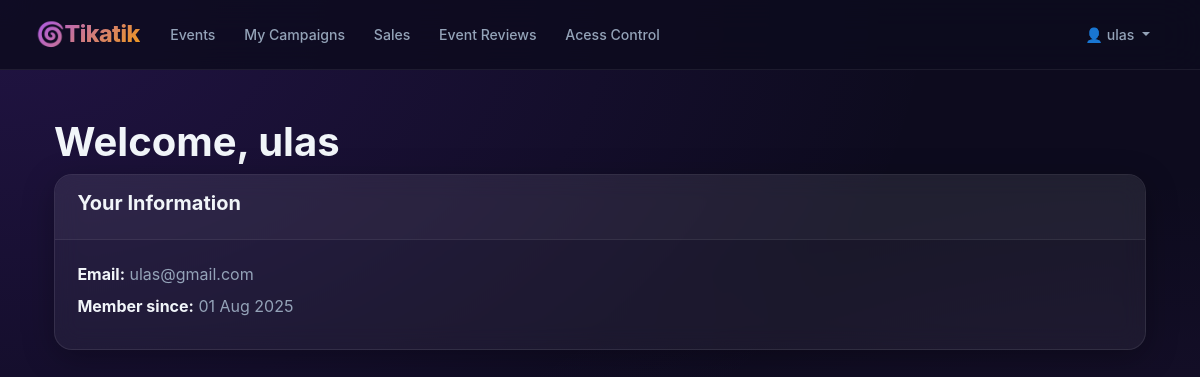
Screenshot of /satici_dashboard/ (signed in) with the database file from the repository.
### app/models.py (models this page shows, shortened)
class CustomUser(AbstractUser):
    USER_TYPE_CHOICES = (
        ('C', 'Customer'),
        ('S', 'Seller'),
        ("A", "Admin"), )
    user_type = models.CharField(max_length=1, choices=USER_TYPE_CHOICES, default='C')
    followed_artists = models.ManyToManyField('Artist', blank=True, related_name='followers')
    followed_actors = models.ManyToManyField('Actor', blank=True, related_name='actor_followers')

### app/views.py (the view)
# urls.py: path('satici_dashboard/', views.satici_dashboard, name='satici_dashboard'),
@login_required(login_url='login')
def satici_dashboard(request):
    events = Event.objects.filter(seller=request.user)
    return render(request, 'app/satici_dashboard.html', {'events': events})

### app/templates/app/satici_dashboard.html (shortened to what this page needs)
{%extends 'app/satici_navbar.html'%}
{% load static %}
{% load crispy_forms_tags %}
{% block content %}
<div class="container mt-5">
    <h1>Welcome, {{ user.username }}</h1>
<div class="card mb-4">
        <div class="card-header">
            <h5>Your Information</h5>
        </div>
        <div class="card-body">
            <p><strong>Email:</strong> {{ user.email }}</p>
            <p><strong>Member since:</strong> {{ user.date_joined|date:"d M Y" }}</p>
        </div>
    </div>
   {%endblock%}

### app/templates/app/satici_navbar.html (shortened to what this page needs)
{% load static %}
{% load crispy_forms_tags %}
<!DOCTYPE html>
<html lang="tr">
<head>
    <link href="https://cdn.jsdelivr.net/npm/bootstrap@5.3.3/dist/css/bootstrap.min.css" rel="stylesheet">
    <link rel="stylesheet" href="{% static 'css/style.css' %}">
    <link rel="stylesheet" href="https://cdn.jsdelivr.net/npm/bootstrap-icons@1.11.3/font/bootstrap-icons.min.css">
</head>
<body>
<nav class="navbar navbar-expand-lg navbar-dark bg-dark">
    <div class="container-fluid">
        <a class="navbar-brand" href="{% url 'satici_dashboard' %}">🌀Tikatik</a>
        <div class="collapse navbar-collapse" id="navbarMenu">
            <ul class="navbar-nav me-auto">
                {% if request.user.is_authenticated %}
                    <li class="nav-item"><a class="nav-link" href="{% url 'add_event' %}">Events</a></li>
                    <li class="nav-item"><a class="nav-link" href="{% url 'event_management' %}">My Campaigns</a></li>
                    <li class="nav-item"><a class="nav-link" href="{% url 'sales_view' %}">Sales</a></li>
                    <li class="nav-item"><a class="nav-link" href="{% url 'event_reviews' %}">Event Reviews</a></li>
                    <li class="nav-item"><a class="nav-link" href="{% url 'verify_ticket' %}">Acess Control</a></li>
                {% endif %}
            </ul>
            {% if request.user.is_authenticated %}
                <ul class="navbar-nav ms-auto">
                    <li class="nav-item dropdown">
                        <a class="nav-link dropdown-toggle" href="#" id="navbarDropdown" role="button" data-bs-toggle="dropdown" aria-expanded="false">
                            👤 {{ request.user.username }}
                        </a>
                    </li>
                </ul>
            {% endif %}
        </div>
    </div>
</nav>
<div class="container mt-4">
    {% block content %}{% endblock %}
</div>
</body>
</html>

### static/css/style.css (style rules this page uses)
:root { --bg-primary: #0d0b1e; --bg-secondary: #1a1033; --bg-card: rgba(255, 255, 255, 0.05); --border-card: rgba(255, 255, 255, 0.09); --purple-primary: #7c3aed; --purple-light: #a855f7; --purple-dark: #5b21b6; --gold: #f59e0b; --gold-light: #fcd34d; --text-primary: #f1f5f9; --text-secondary: #94a3b8; --success: #10b981; --danger: #ef4444; --info: #06b6d4; }
*, *::before, *::after { box-sizing: border-box; }
body { background-color: var(--bg-primary); background-image: radial-gradient(ellipse at top left, rgba(124, 58, 237, 0.18) 0%, transparent 55%), radial-gradient(ellipse at bottom right, rgba(168, 85, 247, 0.12) 0%, transparent 55%); background-attachment: fixed; font-family: 'Inter', 'Segoe UI', Arial, sans-serif; color: var(--text-primary); min-height: 100vh; }
.container, nav, footer { position: relative; z-index: 1; }
.navbar { background: rgba(13, 11, 30, 0.82) !important; backdrop-filter: blur(22px); -webkit-backdrop-filter: blur(22px); border-bottom: 1px solid rgba(255, 255, 255, 0.07); padding: 0.75rem 1.5rem; position: sticky; top: 0; z-index: 1000; }
.navbar-brand { font-size: 1.45rem; font-weight: 800; background: linear-gradient(135deg, var(--purple-light) 0%, var(--gold) 100%); -webkit-background-clip: text; -webkit-text-fill-color: transparent; background-clip: text; letter-spacing: -0.5px; }
.navbar .nav-link { color: var(--text-secondary) !important; font-weight: 500; padding: 0.45rem 0.9rem !important; border-radius: 8px; transition: all 0.2s ease; font-size: 0.88rem; }
.card { background: var(--bg-card) !important; border: 1px solid var(--border-card) !important; border-radius: 18px !important; backdrop-filter: blur(12px); -webkit-backdrop-filter: blur(12px); box-shadow: 0 8px 32px rgba(0, 0, 0, 0.28) !important; transition: transform 0.3s ease, box-shadow 0.3s ease; padding: 0 !important; color: var(--text-primary); }
.card-body { padding: 1.4rem !important; color: var(--text-primary); }
.card-header { background: rgba(255, 255, 255, 0.04) !important; border-bottom: 1px solid rgba(255, 255, 255, 0.07) !important; border-radius: 18px 18px 0 0 !important; padding: 1rem 1.4rem !important; }
h1, h2, h3, h4, h5, h6 { color: var(--text-primary); font-weight: 700; }
p { color: var(--text-secondary); margin-bottom: 0.5rem; }
strong { color: var(--text-primary); }

### rows the page displays
CustomUser: user.username "ulas", username "ulas", email "ulas@gmail.com", date_joined "01 Aug 2025"
